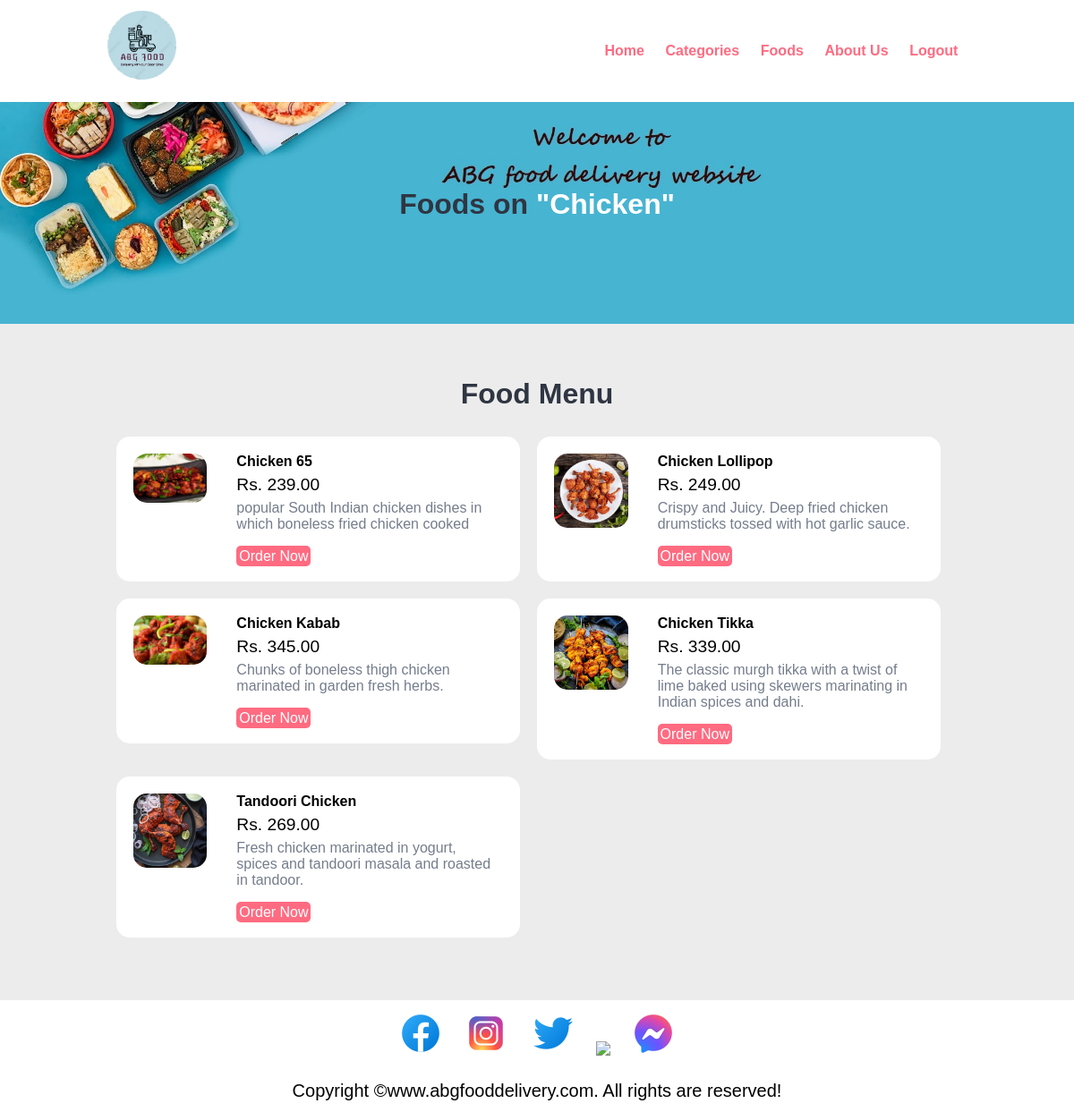
/category-foods.php?category_id=7, run on the app's committed database.
### tables this page shows
CREATE TABLE `tbl_category` (
  `id` int(10) UNSIGNED NOT NULL,
  `title` varchar(100) NOT NULL,
  `image_name` varchar(255) NOT NULL,
  `featured` varchar(10) NOT NULL,
  `active` varchar(10) NOT NULL
);

CREATE TABLE `tbl_food` (
  `id` int(10) UNSIGNED NOT NULL,
  `title` varchar(100) NOT NULL,
  `description` text NOT NULL,
  `price` decimal(10,2) NOT NULL,
  `image_name` varchar(255) NOT NULL,
  `category_id` int(10) UNSIGNED NOT NULL,
  `featured` varchar(10) NOT NULL,
  `active` varchar(10) NOT NULL
);

### category-foods.php (the view, shortened to what this page needs)
<?php include('partials-front/menu.php'); ?>
<?php
    if(isset($_GET['category_id']))
    {
        $category_id = $_GET['category_id'];
        $sql = "SELECT title FROM tbl_category WHERE id=$category_id";
        $res = mysqli_query($conn,$sql);
        $row = mysqli_fetch_assoc($res);
        $category_title = $row['title'];
    }
    else
    {
        header('location:'.SITEURL);
    }
?>
<section class="food-search text-center">
    <div class="container">
        <h2>Foods on <a href="#" class="text-white">"<?php echo $category_title; ?>"</a></h2>
    </div>
</section>
<section class="food-menu">
    <div class="container">
        <h2 class="text-center">Food Menu</h2>
        <?php
            $sql2 = "SELECT * FROM tbl_food WHERE category_id=$category_id";
            $res2 = mysqli_query($conn, $sql2);
            $count2 = mysqli_num_rows($res2);
            if($count2>0)
            {
                while($row2=mysqli_fetch_assoc($res2))
                {
                    $id = $row2['id'];
                    $title = $row2['title'];
                    $price = $row2['price'];
                    $description = $row2['description'];
                    $image_name = $row2['image_name'];
                    ?>
                        <div class="food-menu-box">
                            <div class="food-menu-img">
                            <?php
                                if($image_name=="")
                                {
                                    echo "<div class='error'>Image Not Available</div>";
                                }
                                else
                                {
                                    ?>
                                        <img src="<?php echo SITEURL; ?>img/food/<?php echo $image_name; ?>" alt="Chicke Hawain Pizza" class="img-responsive img-curve">
                                    <?php
                                }
                            ?>
                            </div>
                            <div class="food-menu-desc">
                                <h4><?php echo $title; ?></h4>
                                <p class="food-price">Rs. <?php echo $price; ?></p>
                                <p class="food-detail"><?php echo $description; ?></p>
                                <br>
                                <a href="<?php echo SITEURL; ?>order.php?food_id=<?php echo $id; ?>" class="btn btn-primary">Order Now</a>
                            </div>
                        </div>
                    <?php
                }
            }
            else
            {
                echo "<div class='error'>Food Not Available</div>";
            }
        ?>
    </div>
</section>
<?php include('partials-front/footer.php'); ?>

### partials-front/menu.php (shortened to what this page needs)
<html>
<head>
    <link rel="stylesheet" href="css/style.css">
</head>
<body>
    <section class="navbar">
        <div class="container">
            <div class="logo">
                <a href="#" title="Logo">
                    <img src="images/logo1.png" alt="Restaurant Logo" class="img-responsive">
                </a>
            </div>
            <div class="menu text-right">
                <ul>
                    <li><a href="index.php">Home</a></li>
                    <li><a href="categories.php">Categories</a></li>
                    <li><a href="foods.php">Foods</a></li>
                    <li><a href="about-us.php">About Us</a></li>
                    <li><a href="logout.php">Logout</a></li>
                </ul>
            </div>
        </div>
    </section>

### partials-front/footer.php
<section class="social">
    <div class="container text-center">
        <ul>
            <li>
                <a href="#"><img src="images/facebook.png"></a>
            </li>
            <li>
                <a href="#"><img src="images/instagram.png"></a>
            </li>
            <li>
                <a href="#"><img src="images/twitter.png"></a>
            </li>
            <li>
                <a href="#"><img src="images/whatsapp.png"></a>
            </li>
            <li>
                <a href="#"><img src="images/facebook-messenger.png"></a>
            </li>
        </ul>
    </div>
</section>
<section class="footer">
    <div class="container text-center">
        <p>Copyright &copy;www.abgfooddelivery.com. All rights are reserved!</p>
    </div>
</section>
</body>
</html>

### css/style.css (style rules this page uses)
* { margin: 0 0; padding: 0 0; font-family: Arial, Helvetica, sans-serif; }
.container { width: 80%; margin: 0 auto; padding: 1%; }
.img-responsive { width: 100%; }
.img-curve { border-radius: 15px; }
.text-right { text-align: right; }
.text-center { text-align: center; }
.text-white { color: white; }
a { color: #ff6b81; text-decoration: none; }
.btn { padding: 1%; border: none; font-size: 1rem; border-radius: 5px; }
.btn-primary { background-color: #ff6b81; color: white; cursor: pointer; }
h2 { color: #2f3542; font-size: 2rem; margin-bottom: 2%; }
.logo { width: 8%; float: left; }
.menu { line-height: 90px; }
.menu ul { list-style-type: none; }
.menu ul li { display: inline; padding: 1%; font-weight: bold; }
.food-search { background-image: url(../images/bg2.jpg); background-size: cover; background-repeat: no-repeat; background-position: center; padding: 7% 0; }
.food-menu { background-color: #ececec; padding: 4% 0; }
.food-menu-box { width: 43%; margin: 1%; padding: 2%; float: left; background-color: white; border-radius: 15px; }
.food-menu-img { width: 20%; float: left; }
.food-menu-desc { width: 70%; float: left; margin-left: 8%; }
.food-price { font-size: 1.2rem; margin: 2% 0; }
.food-detail { font-size: 1rem; color: #747d8c; }
.social ul { list-style-type: none; }
.social ul li { display: inline; padding: 1%; }
p { font-size: 20px; }

### data on the page
tbl_category: title "Chicken"
tbl_food: image_name (picture), title "Chicken 65", price "239.00", description "popular South Indian chicken dishes in which boneless fried chicken cooked"
tbl_food: image_name (picture), title "Chicken Lollipop", price "249.00", description "Crispy and Juicy. Deep fried chicken drumsticks tossed with hot garlic sauce."
tbl_food: image_name (picture), title "Chicken Kabab", price "345.00", description "Chunks of boneless thigh chicken marinated in garden fresh herbs."
tbl_food: image_name (picture), title "Chicken Tikka", price "339.00", description "The classic murgh tikka with a twist of lime baked using skewers marinating in Indian spices and dahi."
tbl_food: image_name (picture), title "Tandoori Chicken", price "269.00", description "Fresh chicken marinated in yogurt, spices and tandoori masala and roasted in tandoor."
